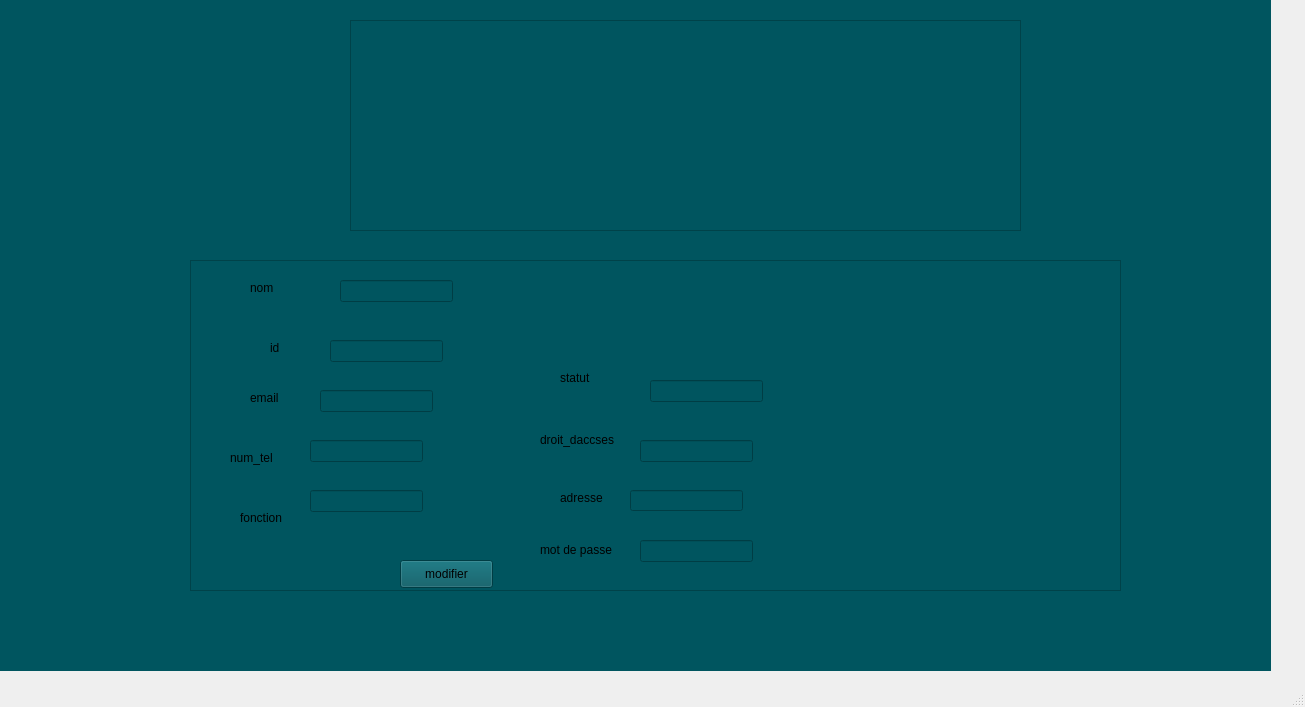
<?xml version="1.0" encoding="UTF-8"?>
<ui version="4.0">
 <class>MainWindow</class>
 <widget class="QMainWindow" name="MainWindow">
  <property name="geometry">
   <rect>
    <x>0</x>
    <y>0</y>
    <width>1305</width>
    <height>707</height>
   </rect>
  </property>
  <property name="windowTitle">
   <string>MainWindow</string>
  </property>
  <widget class="QWidget" name="centralwidget">
   <widget class="QStackedWidget" name="stackedWidget">
    <property name="geometry">
     <rect>
      <x>-20</x>
      <y>0</y>
      <width>1291</width>
      <height>671</height>
     </rect>
    </property>
    <property name="styleSheet">
     <string notr="true">QWidget
{
	background-color:#00555F;
	color: #000000;

}

</string>
    </property>
    <property name="currentIndex">
     <number>2</number>
    </property>
    <widget class="QWidget" name="page">
     <widget class="QFrame" name="frame">
      <property name="geometry">
       <rect>
        <x>20</x>
        <y>0</y>
        <width>1281</width>
        <height>71</height>
       </rect>
      </property>
      <property name="frameShape">
       <enum>QFrame::StyledPanel</enum>
      </property>
      <property name="frameShadow">
       <enum>QFrame::Raised</enum>
      </property>
      <layout class="QHBoxLayout" name="horizontalLayout">
       <item>
        <widget class="QPushButton" name="pushButton_5">
         <property name="styleSheet">
          <string notr="true">QPushButton
{
	background-color: #00555F ;
   border: none;
   color: #fff;
   padding: 10px 20px;
   text-align: center;
   text-decoration: none;
   display: inline-block;
   font-size: 14px;
   margin: 4px 2px;
   cursor: pointer;
   border-radius: 16px; 
}

QPushButton:hover {
   background-color: #EF829B;
}</string>
         </property>
         <property name="text">
          <string>gestion employee</string>
         </property>
        </widget>
       </item>
       <item>
        <widget class="QPushButton" name="pushButton_6">
         <property name="styleSheet">
          <string notr="true">QPushButton
{
	background-color: #00555F ;
   border: none;
   color: #fff;
   padding: 10px 20px;
   text-align: center;
   text-decoration: none;
   display: inline-block;
   font-size: 14px;
   margin: 4px 2px;
   cursor: pointer;
   border-radius: 16px; 
}

QPushButton:hover {
   background-color: #EF829B;
}</string>
         </property>
         <property name="text">
          <string>PushButton</string>
         </property>
        </widget>
       </item>
       <item>
        <widget class="QPushButton" name="pushButton_10">
         <property name="styleSheet">
          <string notr="true">QPushButton
{
	background-color: #00555F ;
   border: none;
   color: #fff;
   padding: 10px 20px;
   text-align: center;
   text-decoration: none;
   display: inline-block;
   font-size: 14px;
   margin: 4px 2px;
   cursor: pointer;
   border-radius: 16px; 
}

QPushButton:hover {
   background-color: #EF829B;
}</string>
         </property>
         <property name="text">
          <string>PushButton</string>
         </property>
        </widget>
       </item>
       <item>
        <widget class="QPushButton" name="pushButton_8">
         <property name="styleSheet">
          <string notr="true">QPushButton
{
	background-color: #00555F ;
   border: none;
   color: #fff;
   padding: 10px 20px;
   text-align: center;
   text-decoration: none;
   display: inline-block;
   font-size: 14px;
   margin: 4px 2px;
   cursor: pointer;
   border-radius: 16px; 
}

QPushButton:hover {
   background-color: #EF829B;
}</string>
         </property>
         <property name="text">
          <string>PushButton</string>
         </property>
        </widget>
       </item>
       <item>
        <widget class="QPushButton" name="pushButton_9">
         <property name="styleSheet">
          <string notr="true">QPushButton
{
	background-color: #00555F ;
   border: none;
   color: #fff;
   padding: 10px 20px;
   text-align: center;
   text-decoration: none;
   display: inline-block;
   font-size: 14px;
   margin: 4px 2px;
   cursor: pointer;
   border-radius: 16px; 
}

QPushButton:hover {
   background-color: #EF829B;
}</string>
         </property>
         <property name="text">
          <string>PushButton</string>
         </property>
        </widget>
       </item>
       <item>
        <widget class="QPushButton" name="pushButton_7">
         <property name="styleSheet">
          <string notr="true">QPushButton
{
	background-color: #00555F ;
   border: none;
   color: #fff;
   padding: 10px 20px;
   text-align: center;
   text-decoration: none;
   display: inline-block;
   font-size: 14px;
   margin: 4px 2px;
   cursor: pointer;
   border-radius: 16px; 
}

QPushButton:hover {
   background-color: #EF829B;
}</string>
         </property>
         <property name="text">
          <string>PushButton</string>
         </property>
        </widget>
       </item>
      </layout>
     </widget>
     <widget class="QFrame" name="frame_2">
      <property name="geometry">
       <rect>
        <x>20</x>
        <y>90</y>
        <width>291</width>
        <height>531</height>
       </rect>
      </property>
      <property name="styleSheet">
       <string notr="true">QFrame {
   background-color: #f2f2f2;
   font-size: 14px;
   padding: 20px;
   border-radius: 10px;
}

QFrame QListWidget {
   background-color: transparent;
   color: #333;
   font-size: 14px;
   padding: 20px;
}

QFrame QListWidget::item {
   padding: 10px;
   border-bottom: 1px solid #ddd;
}

QFrame QListWidget::item:selected {
   background-color: #007aff;
   color: #fff;
}

QFrame QListWidget::item:hover {
   background-color: #ddd;
}

QFrame QLabel {
   font-size: 18px;
   font-weight: bold;
   color: #333;
   margin-bottom: 20px;
}
</string>
      </property>
      <property name="frameShape">
       <enum>QFrame::StyledPanel</enum>
      </property>
      <property name="frameShadow">
       <enum>QFrame::Raised</enum>
      </property>
      <layout class="QVBoxLayout" name="verticalLayout">
       <item>
        <widget class="QPushButton" name="pushButton">
         <property name="styleSheet">
          <string notr="true">QLabel {
   font: bold 14px;
   color: #333;
}

QPushButton {
   background-color: #ccc;
   border: none;
   color: #333;
   padding: 10px 20px;
   text-align: center;
   text-decoration: none;
   display: inline-block;
   font-size: 14px;
   margin: 4px 2px;
   cursor: pointer;
   border-radius: 16px;
}

QPushButton:hover {
   background-color:  #EF829B;
}

</string>
         </property>
         <property name="text">
          <string>ajouter</string>
         </property>
        </widget>
       </item>
       <item>
        <widget class="QPushButton" name="pushButton_2">
         <property name="styleSheet">
          <string notr="true">QLabel {
   font: bold 14px;
   color: #333;
}

QPushButton {
   background-color: #ccc;
   border: none;
   color: #333;
   padding: 10px 20px;
   text-align: center;
   text-decoration: none;
   display: inline-block;
   font-size: 14px;
   margin: 4px 2px;
   cursor: pointer;
   border-radius: 16px;
}

QPushButton:hover {
   background-color:   #EF829B;
}

</string>
         </property>
         <property name="text">
          <string>PushButton</string>
         </property>
        </widget>
       </item>
       <item>
        <widget class="QPushButton" name="pushButton_3">
         <property name="styleSheet">
          <string notr="true">QLabel {
   font: bold 14px;
   color: #333;
}

QPushButton {
   background-color: #ccc;
   border: none;
   color: #333;
   padding: 10px 20px;
   text-align: center;
   text-decoration: none;
   display: inline-block;
   font-size: 14px;
   margin: 4px 2px;
   cursor: pointer;
   border-radius: 16px;
}

QPushButton:hover {
   background-color: #ddd;
}

QMainWindow {
   background-color: #f2f2f2;
}

QMenuBar {
   background-color: #333;
   color: #fff;
}

QMenuBar::item {
   background-color: #333;
   color: #fff;
}

QMenu {
   background-color: #333;
   color: #fff;
}

QMessageBox {
   font: bold 14px;
}</string>
         </property>
         <property name="text">
          <string>PushButton</string>
         </property>
        </widget>
       </item>
       <item>
        <widget class="QPushButton" name="pushButton_4">
         <property name="styleSheet">
          <string notr="true">QLabel {
   font: bold 14px;
   color: #EF829B;
}

QPushButton {
   background-color: #ccc;
   border: none;
   color: #333;
   padding: 10px 20px;
   text-align: center;
   text-decoration: none;
   display: inline-block;
   font-size: 14px;
   margin: 4px 2px;
   cursor: pointer;
   border-radius: 16px;
}

QPushButton:hover {
   background-color: #ddd;
}

QMainWindow {
   background-color: #f2f2f2;
}

QMenuBar {
   background-color: #333;
   color: #fff;
}

QMenuBar::item {
   background-color: #333;
   color: #fff;
}

QMenu {
   background-color: #333;
   color: #fff;
}

QMessageBox {
   font: bold 14px;
}</string>
         </property>
         <property name="text">
          <string>PushButton</string>
         </property>
        </widget>
       </item>
      </layout>
     </widget>
     <widget class="QTableView" name="tab">
      <property name="geometry">
       <rect>
        <x>400</x>
        <y>130</y>
        <width>861</width>
        <height>311</height>
       </rect>
      </property>
     </widget>
     <widget class="QLineEdit" name="le_supp">
      <property name="geometry">
       <rect>
        <x>610</x>
        <y>520</y>
        <width>113</width>
        <height>22</height>
       </rect>
      </property>
      <property name="text">
       <string/>
      </property>
     </widget>
     <widget class="QLabel" name="label_10">
      <property name="geometry">
       <rect>
        <x>425</x>
        <y>520</y>
        <width>161</width>
        <height>20</height>
       </rect>
      </property>
      <property name="text">
       <string>l'id de lemplyee a suprimer</string>
      </property>
     </widget>
     <widget class="QPushButton" name="bouton_supp">
      <property name="geometry">
       <rect>
        <x>750</x>
        <y>520</y>
        <width>93</width>
        <height>28</height>
       </rect>
      </property>
      <property name="text">
       <string>supprimer</string>
      </property>
     </widget>
    </widget>
    <widget class="QWidget" name="page_2">
     <widget class="QFrame" name="frame_3">
      <property name="geometry">
       <rect>
        <x>0</x>
        <y>0</y>
        <width>291</width>
        <height>531</height>
       </rect>
      </property>
      <property name="styleSheet">
       <string notr="true">QFrame {
   background-color: #f2f2f2;
   font-size: 14px;
   padding: 20px;
   border-radius: 10px;
}

QFrame QListWidget {
   background-color: transparent;
   color: #333;
   font-size: 14px;
   padding: 20px;
}

QFrame QListWidget::item {
   padding: 10px;
   border-bottom: 1px solid #ddd;
}

QFrame QListWidget::item:selected {
   background-color: #007aff;
   color: #fff;
}

QFrame QListWidget::item:hover {
   background-color: #ddd;
}

QFrame QLabel {
   font-size: 18px;
   font-weight: bold;
   color: #333;
   margin-bottom: 20px;
}
</string>
      </property>
      <property name="frameShape">
       <enum>QFrame::StyledPanel</enum>
      </property>
      <property name="frameShadow">
       <enum>QFrame::Raised</enum>
      </property>
      <layout class="QVBoxLayout" name="verticalLayout_2">
       <item>
        <widget class="QPushButton" name="pushButton_11">
         <property name="styleSheet">
          <string notr="true">QLabel {
   font: bold 14px;
   color: #333;
}

QPushButton {
   background-color: #ccc;
   border: none;
   color: #333;
   padding: 10px 20px;
   text-align: center;
   text-decoration: none;
   display: inline-block;
   font-size: 14px;
   margin: 4px 2px;
   cursor: pointer;
   border-radius: 16px;
}

QPushButton:hover {
   background-color:  #EF829B;
}

</string>
         </property>
         <property name="text">
          <string>ajouter</string>
         </property>
        </widget>
       </item>
       <item>
        <widget class="QPushButton" name="pushButton_12">
         <property name="styleSheet">
          <string notr="true">QLabel {
   font: bold 14px;
   color: #333;
}

QPushButton {
   background-color: #ccc;
   border: none;
   color: #333;
   padding: 10px 20px;
   text-align: center;
   text-decoration: none;
   display: inline-block;
   font-size: 14px;
   margin: 4px 2px;
   cursor: pointer;
   border-radius: 16px;
}

QPushButton:hover {
   background-color:   #EF829B;
}

</string>
         </property>
         <property name="text">
          <string>PushButton</string>
         </property>
        </widget>
       </item>
       <item>
        <widget class="QPushButton" name="pushButton_13">
         <property name="styleSheet">
          <string notr="true">QLabel {
   font: bold 14px;
   color: #333;
}

QPushButton {
   background-color: #ccc;
   border: none;
   color: #333;
   padding: 10px 20px;
   text-align: center;
   text-decoration: none;
   display: inline-block;
   font-size: 14px;
   margin: 4px 2px;
   cursor: pointer;
   border-radius: 16px;
}

QPushButton:hover {
   background-color: #ddd;
}

QMainWindow {
   background-color: #f2f2f2;
}

QMenuBar {
   background-color: #333;
   color: #fff;
}

QMenuBar::item {
   background-color: #333;
   color: #fff;
}

QMenu {
   background-color: #333;
   color: #fff;
}

QMessageBox {
   font: bold 14px;
}</string>
         </property>
         <property name="text">
          <string>PushButton</string>
         </property>
        </widget>
       </item>
       <item>
        <widget class="QPushButton" name="pushButton_14">
         <property name="styleSheet">
          <string notr="true">QLabel {
   font: bold 14px;
   color: #EF829B;
}

QPushButton {
   background-color: #ccc;
   border: none;
   color: #333;
   padding: 10px 20px;
   text-align: center;
   text-decoration: none;
   display: inline-block;
   font-size: 14px;
   margin: 4px 2px;
   cursor: pointer;
   border-radius: 16px;
}

QPushButton:hover {
   background-color: #ddd;
}

QMainWindow {
   background-color: #f2f2f2;
}

QMenuBar {
   background-color: #333;
   color: #fff;
}

QMenuBar::item {
   background-color: #333;
   color: #fff;
}

QMenu {
   background-color: #333;
   color: #fff;
}

QMessageBox {
   font: bold 14px;
}</string>
         </property>
         <property name="text">
          <string>PushButton</string>
         </property>
        </widget>
       </item>
      </layout>
     </widget>
     <widget class="QFrame" name="frame_4">
      <property name="geometry">
       <rect>
        <x>440</x>
        <y>70</y>
        <width>641</width>
        <height>361</height>
       </rect>
      </property>
      <property name="frameShape">
       <enum>QFrame::StyledPanel</enum>
      </property>
      <property name="frameShadow">
       <enum>QFrame::Raised</enum>
      </property>
      <widget class="QPushButton" name="le_add">
       <property name="geometry">
        <rect>
         <x>210</x>
         <y>300</y>
         <width>93</width>
         <height>28</height>
        </rect>
       </property>
       <property name="text">
        <string>add</string>
       </property>
      </widget>
      <widget class="QLineEdit" name="le_email">
       <property name="geometry">
        <rect>
         <x>130</x>
         <y>130</y>
         <width>113</width>
         <height>22</height>
        </rect>
       </property>
      </widget>
      <widget class="QLineEdit" name="le_id">
       <property name="geometry">
        <rect>
         <x>140</x>
         <y>80</y>
         <width>113</width>
         <height>22</height>
        </rect>
       </property>
      </widget>
      <widget class="QLineEdit" name="le_nom">
       <property name="geometry">
        <rect>
         <x>150</x>
         <y>20</y>
         <width>113</width>
         <height>22</height>
        </rect>
       </property>
      </widget>
      <widget class="QLabel" name="label">
       <property name="geometry">
        <rect>
         <x>60</x>
         <y>20</y>
         <width>56</width>
         <height>16</height>
        </rect>
       </property>
       <property name="text">
        <string>nom</string>
       </property>
      </widget>
      <widget class="QLabel" name="label_3">
       <property name="geometry">
        <rect>
         <x>60</x>
         <y>130</y>
         <width>56</width>
         <height>16</height>
        </rect>
       </property>
       <property name="text">
        <string>email</string>
       </property>
      </widget>
      <widget class="QLabel" name="label_2">
       <property name="geometry">
        <rect>
         <x>80</x>
         <y>80</y>
         <width>56</width>
         <height>16</height>
        </rect>
       </property>
       <property name="text">
        <string>id</string>
       </property>
      </widget>
      <widget class="QLabel" name="label_5">
       <property name="geometry">
        <rect>
         <x>50</x>
         <y>250</y>
         <width>56</width>
         <height>16</height>
        </rect>
       </property>
       <property name="text">
        <string>fonction</string>
       </property>
      </widget>
      <widget class="QLabel" name="label_6">
       <property name="geometry">
        <rect>
         <x>370</x>
         <y>110</y>
         <width>56</width>
         <height>16</height>
        </rect>
       </property>
       <property name="text">
        <string>statut</string>
       </property>
      </widget>
      <widget class="QLabel" name="label_7">
       <property name="geometry">
        <rect>
         <x>350</x>
         <y>170</y>
         <width>91</width>
         <height>20</height>
        </rect>
       </property>
       <property name="text">
        <string>droit_daccses</string>
       </property>
      </widget>
      <widget class="QLineEdit" name="le_satut">
       <property name="geometry">
        <rect>
         <x>460</x>
         <y>120</y>
         <width>113</width>
         <height>22</height>
        </rect>
       </property>
      </widget>
      <widget class="QLineEdit" name="le_droit_daccess">
       <property name="geometry">
        <rect>
         <x>450</x>
         <y>180</y>
         <width>113</width>
         <height>22</height>
        </rect>
       </property>
      </widget>
      <widget class="QLineEdit" name="le_adresse">
       <property name="geometry">
        <rect>
         <x>440</x>
         <y>230</y>
         <width>113</width>
         <height>21</height>
        </rect>
       </property>
      </widget>
      <widget class="QLineEdit" name="le_mdp">
       <property name="geometry">
        <rect>
         <x>450</x>
         <y>280</y>
         <width>113</width>
         <height>22</height>
        </rect>
       </property>
      </widget>
      <widget class="QLabel" name="label_9">
       <property name="geometry">
        <rect>
         <x>350</x>
         <y>280</y>
         <width>91</width>
         <height>20</height>
        </rect>
       </property>
       <property name="text">
        <string>mot de passe</string>
       </property>
      </widget>
      <widget class="QLabel" name="label_8">
       <property name="geometry">
        <rect>
         <x>370</x>
         <y>230</y>
         <width>56</width>
         <height>16</height>
        </rect>
       </property>
       <property name="text">
        <string>adresse</string>
       </property>
      </widget>
      <widget class="QLineEdit" name="le_num_tel">
       <property name="geometry">
        <rect>
         <x>120</x>
         <y>180</y>
         <width>113</width>
         <height>22</height>
        </rect>
       </property>
      </widget>
      <widget class="QLabel" name="label_4">
       <property name="geometry">
        <rect>
         <x>40</x>
         <y>190</y>
         <width>56</width>
         <height>16</height>
        </rect>
       </property>
       <property name="text">
        <string>num_tel</string>
       </property>
      </widget>
      <widget class="QLineEdit" name="le_fonction">
       <property name="geometry">
        <rect>
         <x>120</x>
         <y>230</y>
         <width>113</width>
         <height>22</height>
        </rect>
       </property>
      </widget>
     </widget>
     <zorder>frame_4</zorder>
     <zorder>frame_3</zorder>
    </widget>
    <widget class="QWidget" name="page_3">
     <widget class="QFrame" name="frame_5">
      <property name="geometry">
       <rect>
        <x>210</x>
        <y>260</y>
        <width>931</width>
        <height>331</height>
       </rect>
      </property>
      <property name="frameShape">
       <enum>QFrame::StyledPanel</enum>
      </property>
      <property name="frameShadow">
       <enum>QFrame::Raised</enum>
      </property>
      <widget class="QPushButton" name="le_modifier">
       <property name="geometry">
        <rect>
         <x>210</x>
         <y>300</y>
         <width>93</width>
         <height>28</height>
        </rect>
       </property>
       <property name="text">
        <string>modifier</string>
       </property>
      </widget>
      <widget class="QLineEdit" name="le_email_2">
       <property name="geometry">
        <rect>
         <x>130</x>
         <y>130</y>
         <width>113</width>
         <height>22</height>
        </rect>
       </property>
      </widget>
      <widget class="QLineEdit" name="le_id_2">
       <property name="geometry">
        <rect>
         <x>140</x>
         <y>80</y>
         <width>113</width>
         <height>22</height>
        </rect>
       </property>
      </widget>
      <widget class="QLineEdit" name="le_nom_2">
       <property name="geometry">
        <rect>
         <x>150</x>
         <y>20</y>
         <width>113</width>
         <height>22</height>
        </rect>
       </property>
      </widget>
      <widget class="QLabel" name="label_11">
       <property name="geometry">
        <rect>
         <x>60</x>
         <y>20</y>
         <width>56</width>
         <height>16</height>
        </rect>
       </property>
       <property name="text">
        <string>nom</string>
       </property>
      </widget>
      <widget class="QLabel" name="label_12">
       <property name="geometry">
        <rect>
         <x>60</x>
         <y>130</y>
         <width>56</width>
         <height>16</height>
        </rect>
       </property>
       <property name="text">
        <string>email</string>
       </property>
      </widget>
      <widget class="QLabel" name="label_13">
       <property name="geometry">
        <rect>
         <x>80</x>
         <y>80</y>
         <width>56</width>
         <height>16</height>
        </rect>
       </property>
       <property name="text">
        <string>id</string>
       </property>
      </widget>
      <widget class="QLabel" name="label_14">
       <property name="geometry">
        <rect>
         <x>50</x>
         <y>250</y>
         <width>56</width>
         <height>16</height>
        </rect>
       </property>
       <property name="text">
        <string>fonction</string>
       </property>
      </widget>
      <widget class="QLabel" name="label_15">
       <property name="geometry">
        <rect>
         <x>370</x>
         <y>110</y>
         <width>56</width>
         <height>16</height>
        </rect>
       </property>
       <property name="text">
        <string>statut</string>
       </property>
      </widget>
      <widget class="QLabel" name="label_16">
       <property name="geometry">
        <rect>
         <x>350</x>
         <y>170</y>
         <width>91</width>
         <height>20</height>
        </rect>
       </property>
       <property name="text">
        <string>droit_daccses</string>
       </property>
      </widget>
      <widget class="QLineEdit" name="le_satut_2">
       <property name="geometry">
        <rect>
         <x>460</x>
         <y>120</y>
         <width>113</width>
         <height>22</height>
        </rect>
       </property>
      </widget>
      <widget class="QLineEdit" name="le_droit_daccess_2">
       <property name="geometry">
        <rect>
         <x>450</x>
         <y>180</y>
         <width>113</width>
         <height>22</height>
        </rect>
       </property>
      </widget>
      <widget class="QLineEdit" name="le_adresse_2">
       <property name="geometry">
        <rect>
         <x>440</x>
         <y>230</y>
         <width>113</width>
         <height>21</height>
        </rect>
       </property>
      </widget>
      <widget class="QLineEdit" name="le_mdp_2">
       <property name="geometry">
        <rect>
         <x>450</x>
         <y>280</y>
         <width>113</width>
         <height>22</height>
        </rect>
       </property>
      </widget>
      <widget class="QLabel" name="label_17">
       <property name="geometry">
        <rect>
         <x>350</x>
         <y>280</y>
         <width>91</width>
         <height>20</height>
        </rect>
       </property>
       <property name="text">
        <string>mot de passe</string>
       </property>
      </widget>
      <widget class="QLabel" name="label_18">
       <property name="geometry">
        <rect>
         <x>370</x>
         <y>230</y>
         <width>56</width>
         <height>16</height>
        </rect>
       </property>
       <property name="text">
        <string>adresse</string>
       </property>
      </widget>
      <widget class="QLineEdit" name="le_num_tel_2">
       <property name="geometry">
        <rect>
         <x>120</x>
         <y>180</y>
         <width>113</width>
         <height>22</height>
        </rect>
       </property>
      </widget>
      <widget class="QLabel" name="label_19">
       <property name="geometry">
        <rect>
         <x>40</x>
         <y>190</y>
         <width>56</width>
         <height>16</height>
        </rect>
       </property>
       <property name="text">
        <string>num_tel</string>
       </property>
      </widget>
      <widget class="QLineEdit" name="le_fonction_2">
       <property name="geometry">
        <rect>
         <x>120</x>
         <y>230</y>
         <width>113</width>
         <height>22</height>
        </rect>
       </property>
      </widget>
     </widget>
     <widget class="QTableView" name="tab_2">
      <property name="geometry">
       <rect>
        <x>370</x>
        <y>20</y>
        <width>671</width>
        <height>211</height>
       </rect>
      </property>
     </widget>
    </widget>
   </widget>
  </widget>
  <widget class="QMenuBar" name="menubar">
   <property name="geometry">
    <rect>
     <x>0</x>
     <y>0</y>
     <width>1305</width>
     <height>26</height>
    </rect>
   </property>
  </widget>
  <widget class="QStatusBar" name="statusbar"/>
 </widget>
 <resources/>
 <connections/>
</ui>
